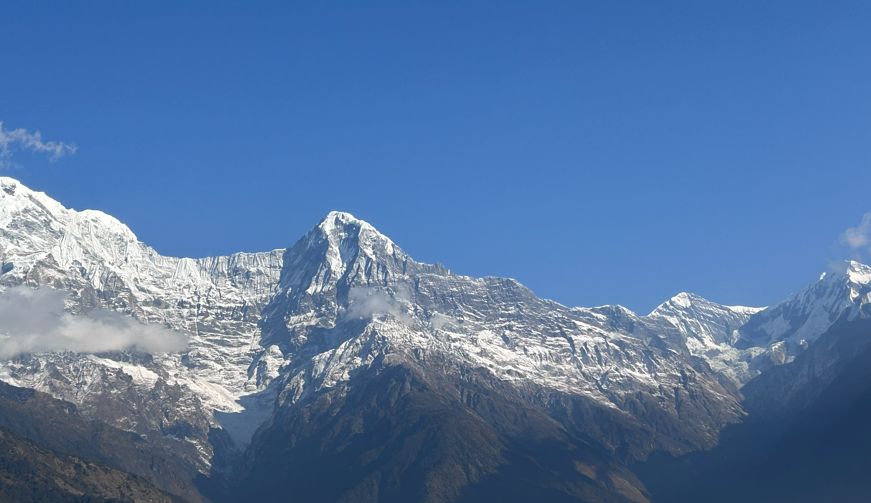
#> input picture IP-LabWork/sample2.png, 871 x 503 px
$ python morphological.py
#> lines starting #> are read from the running program, lines starting #| are printed output that depends on the picture; after the words box and inside, x2 and y2 are one past the last pixel; in counts of white or black regions, pixels touching at a corner belong together
import cv2
import numpy as np

image_path = "sample2.png"
img = cv2.imread(image_path, 0)
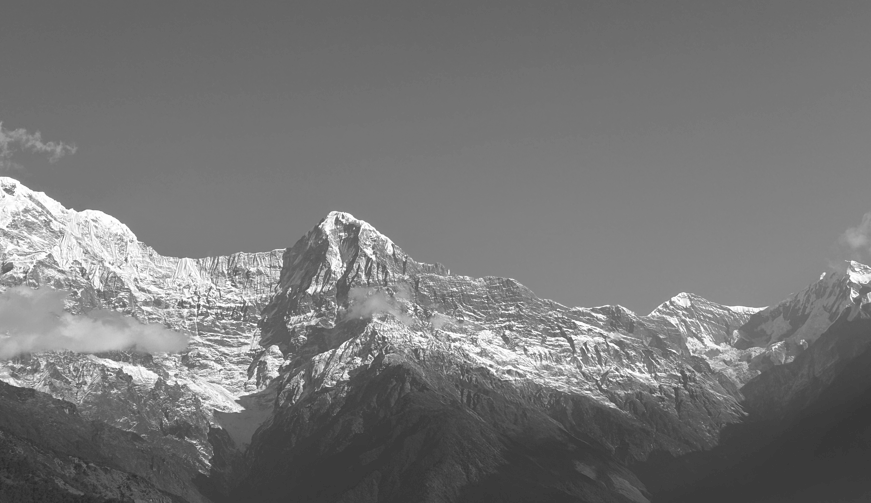
#> img: shape (503, 871); min 43, max 255, mean 118.1

if img is None:
    print("Error: Can't read image, check path!!")
else:
    # Convert to binary
    _, binary = cv2.threshold(img, 127, 255, cv2.THRESH_BINARY)
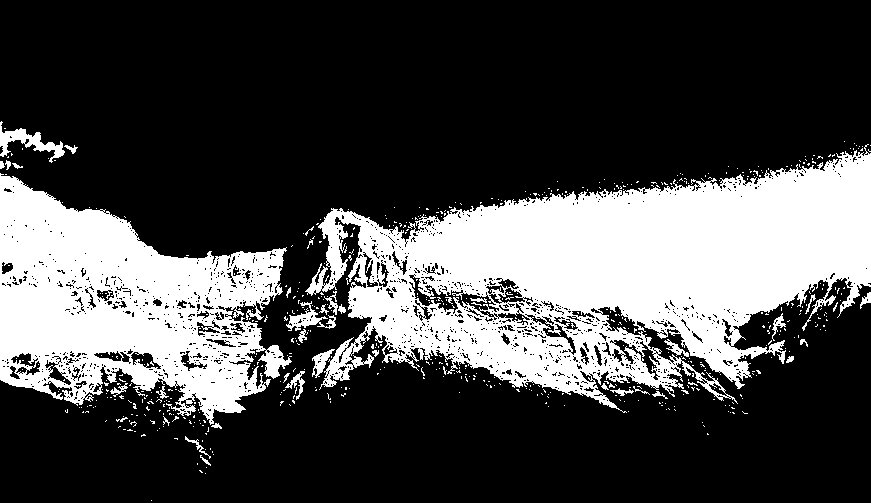
#> binary: shape (503, 871); 28.4% white; 579 white regions (541 under 20 px), largest, box (x1, y1, x2, y2) and area: (305, 144, 871, 413) 78775, (0, 173, 292, 425) 40766, (0, 121, 65, 163) 838

    #S.E.
    kernel = np.ones((5,5), np.uint8)

    # Operations
    dilation = cv2.dilate(binary, kernel, iterations=1)
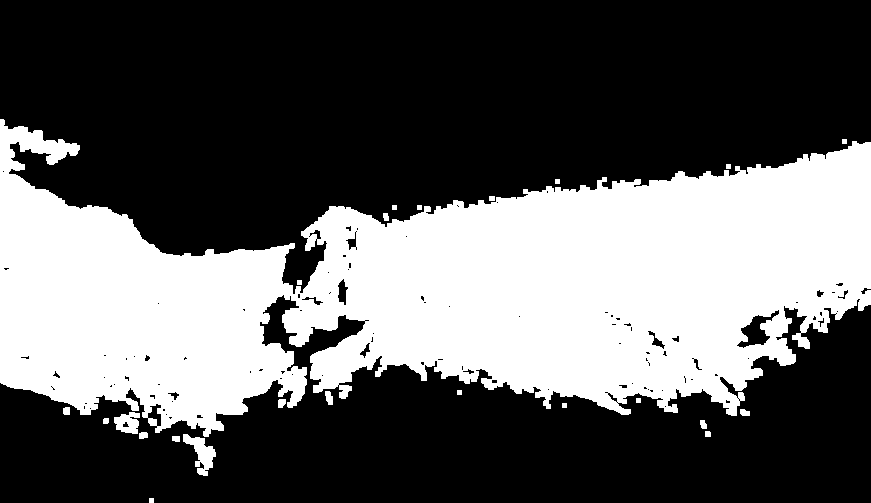
#> dilation: shape (503, 871); 36.7% white; 24 white regions, largest, box (x1, y1, x2, y2) and area: (0, 119, 871, 437) 158976, (183, 434, 216, 476) 626, (114, 412, 140, 434) 397
    erosion = cv2.erode(binary, kernel, iterations=1)
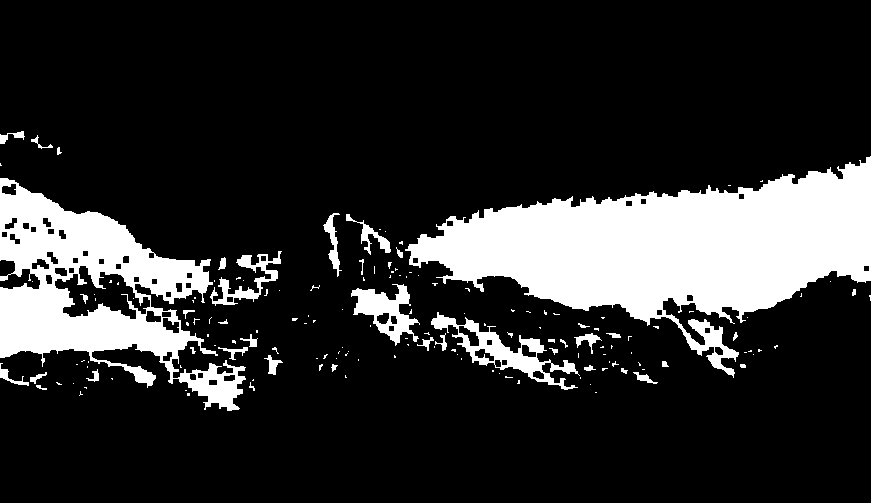
#> erosion: shape (503, 871); 17.8% white; 158 white regions (117 under 20 px), largest, box (x1, y1, x2, y2) and area: (405, 156, 871, 378) 46374, (0, 178, 246, 411) 22726, (431, 312, 580, 390) 2685
    opening = cv2.morphologyEx(binary, cv2.MORPH_OPEN, kernel)
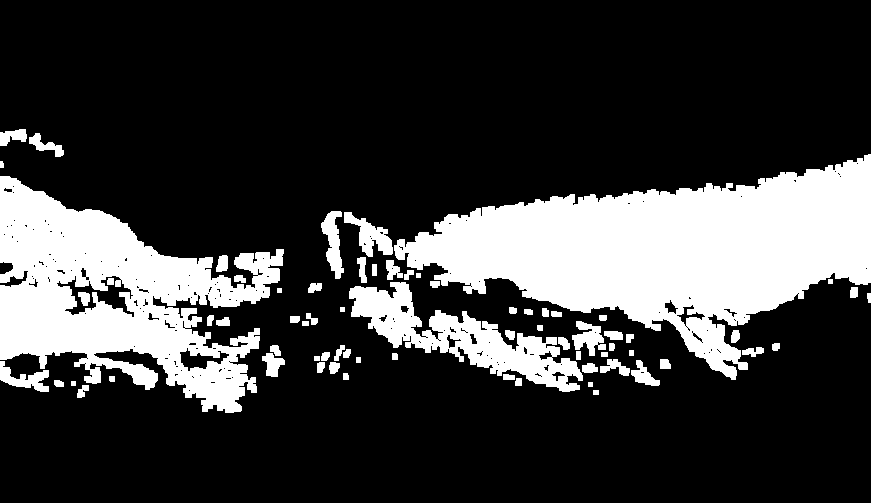
#> opening: shape (503, 871); 23.3% white; 71 white regions, largest, box (x1, y1, x2, y2) and area: (394, 154, 871, 380) 51746, (0, 176, 284, 413) 33192, (349, 282, 583, 392) 8516
    closing = cv2.morphologyEx(binary, cv2.MORPH_CLOSE, kernel)
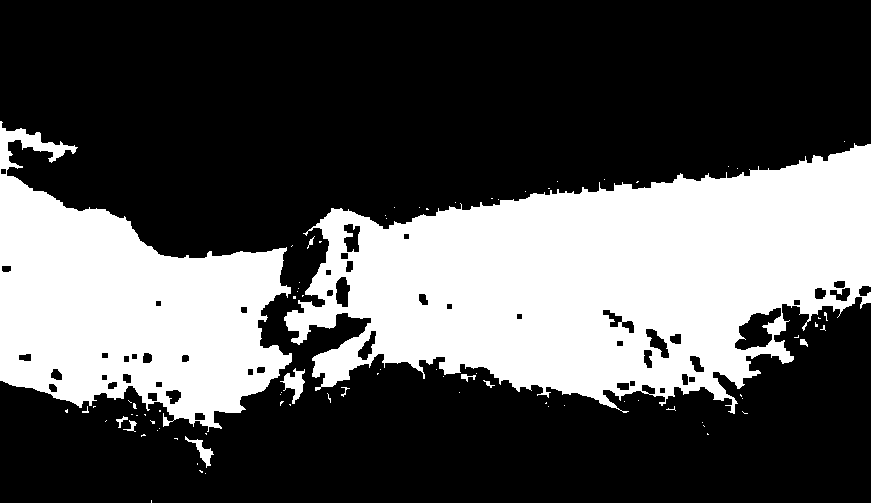
#> closing: shape (503, 871); 33% white; 82 white regions (71 under 20 px), largest, box (x1, y1, x2, y2) and area: (284, 143, 871, 414) 94911, (0, 121, 292, 432) 48254, (280, 368, 305, 404) 390

    cv2.imshow("Original Image: Krishna Aryal",img)
    cv2.imshow("Binary: Krishna Aryal", binary)
    cv2.imshow("Dilation: Krishna Aryal", dilation)
    cv2.imshow("Erosion: Krishna Aryal", erosion)
    cv2.imshow("Opening: Krishna Aryal", opening)
    cv2.imshow("Closing: Krishna Aryal", closing)

    cv2.waitKey(0)
    cv2.destroyAllWindows()
